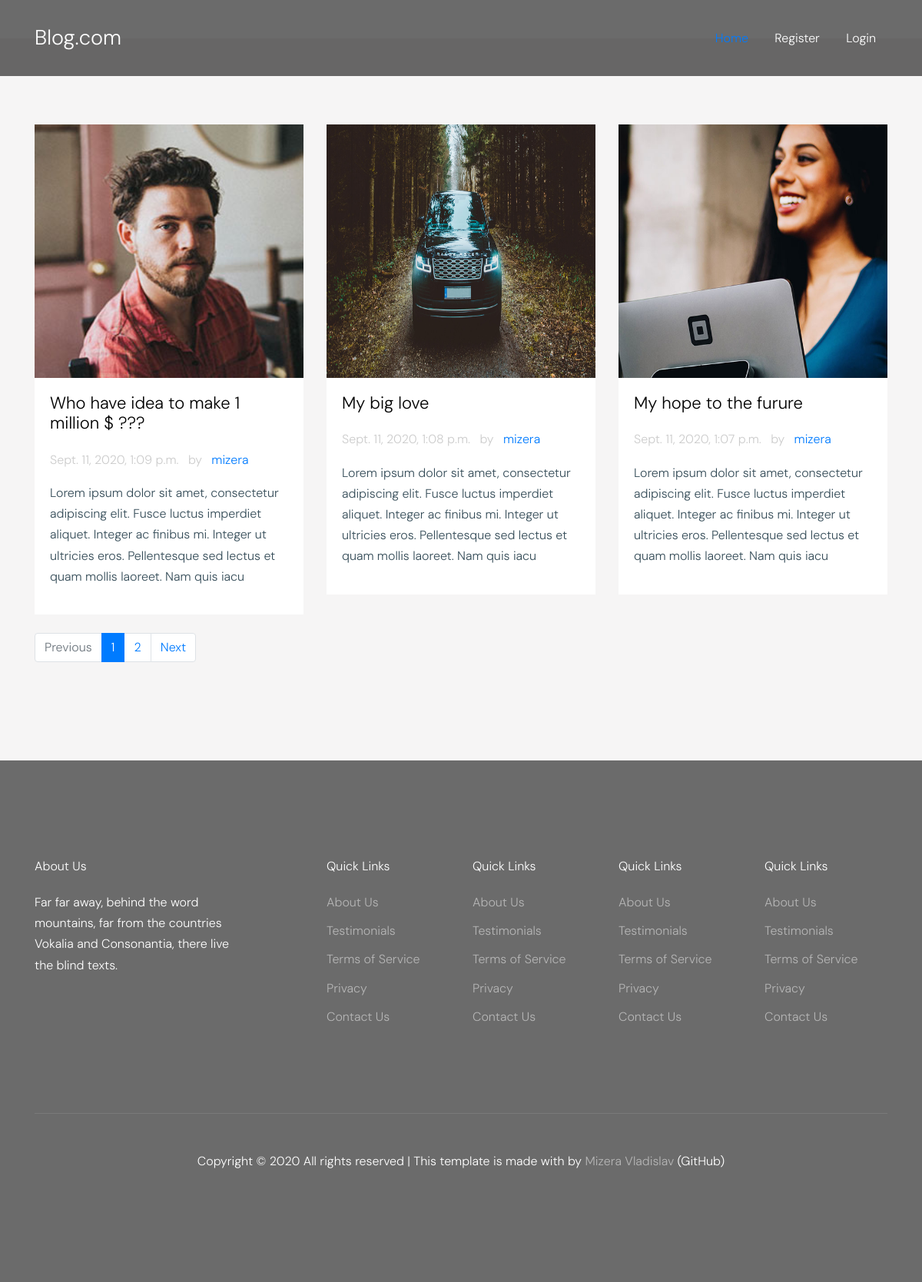
The page / on the database its author committed.
### pages/models.py (models this page shows, shortened)
class Post(models.Model):
    author = models.CharField(max_length=100)
    photo = models.ImageField(upload_to='photo_for_post', blank=True)
    title = models.CharField(max_length=200)
    preview_text = models.CharField(max_length=200)
    text_of_post = models.TextField(blank=True)
    is_published = models.BooleanField(default=True)
    publish_date = models.DateField(default=timezone.now)
    creation_date = models.DateTimeField()
    last_modified = models.DateTimeField()
    class Meta:
        ordering = ['-creation_date',]

### pages/views.py (the view)
# urls.py: path('', views.index, name="index"),
def index(request):
    post = Post.objects.all().filter(is_published=True)
    paginator = Paginator(post, 3)
    page = request.GET.get('page')
    pages_post = paginator.get_page(page)
    context = {
        "posts": pages_post,
    }
    return render(request, 'pages/index.html', context)

### templates/pages/index.html (shortened to what this page needs)
{% extends 'base.html' %}
{% load static  %}
{% block content %}
<div class="site-section bg-light">
    <div class="container">
        <div class="row">
            {% if posts %}
            {% for post in posts %}
            <div class="col-lg-4 col-md-6 mb-4">
                <div class="post-entry-1 h-100">
                    <a href="{% url 'single' post.id %}">
                        {% if post.photo %}
                        <img src="{{ post.photo.url }}" alt="Image" class="img-post">
                        {% else %}
                        <p></p>
                        {% endif %}
                    </a>
                    <div class="post-entry-1-contents">
                        <h2><a href="{% url 'single' post.id %}">{{post.title}}</a></h2>
                        <span class="meta d-inline-block mb-3">{{post.creation_date}} <span class="mx-2">by</span> <a
                                href="#">{{post.author}}</a></span>
                        <p>{{post.preview_text}}</p>
                    </div>
                </div>
            </div>
            {% endfor %}
            {% else %}
            <div class="col-1">
                <h1>Пока нет постой, до скорих встреч</h1>
            </div>
            {% endif %}
            <div class="col-12">
                {% if posts.has_other_pages %}
                <nav aria-label="Page navigation example">
                    <ul class="pagination">
                        {% if posts.has_previous %}
                        <li class="page-item"><a class="page-link"
                                href="?page={{posts.previous_page_number}}">Previous</a></li>
                        {% else %}
                        <li class="page-item disabled"><a class="page-link" href="#">Previous</a></li>
                        {% endif %}
                        {% for i in posts.paginator.page_range %}
                        {% if posts.number == i %}
                        <li class="page-item active"><a class="page-link" href="?page={{i}}">{{i}}</a></li>
                        {% else %}
                        <li class="page-item"><a class="page-link" href="?page={{i}}">{{i}}</a></li>
                        {% endif %}
                        {% endfor %}
                        {% if posts.has_next %}
                        <li class="page-item"><a class="page-link" href="?page={{posts.next_page_number}}">Next</a>
                        </li>
                        {% else %}
                        <li class="page-item disabled"><a class="page-link" href="#">Next</a></li>
                        {% endif %}
                    </ul>
                </nav>
                {% endif %}
            </div>
        </div>
    </div>
</div>
{% endblock %}

### templates/base.html (shortened to what this page needs)
{% load static  %}
<!DOCTYPE html>
<html lang="en">
<head>
    <link rel="stylesheet" href="{% static 'css/bootstrap.min.css' %}" />
    <link href="https://maxcdn.bootstrapcdn.com/font-awesome/4.3.0/css/font-awesome.min.css" rel="stylesheet">
    <link rel="stylesheet" href="{% static 'css/bootstrap-datepicker.css' %}" />
    <link rel="stylesheet" href="{% static 'css/jquery.fancybox.min.css' %}" />
    <link rel="stylesheet" href="{% static 'css/owl.carousel.min.css' %}" />
    <link rel="stylesheet" href="{% static 'css/owl.theme.default.min.css' %}" />
    <link rel="stylesheet" href="{% static 'fonts/flaticon/font/flaticon.css' %}" />
    <link rel="stylesheet" href="{% static 'css/aos.css' %}" />
    <link rel="stylesheet" href="{% static 'css/main.css' %}" />
    <link rel="stylesheet" href="https://use.fontawesome.com/releases/v5.8.1/css/all.css"
>
</head>
<body data-spy="scroll" data-target=".site-navbar-target" data-offset="300">
    {% include "partials/_navbar.html" %}
    {% block content %} {% endblock %}
    {% include "partials/_footer.html" %}
</body>
</html>

### templates/partials/_navbar.html (shortened to what this page needs)
<header class="site-navbar site-navbar-target" role="banner">
    <div class="container">
        <div class="row align-items-center position-relative">
            <div class="col-3 ">
                <div class="site-logo">
                    <a href="{% url 'index' %}">Blog.com</a>
                </div>
            </div>
            <div class="col-9  text-right">
                <nav class="site-navigation text-right ml-auto d-none d-lg-block" role="navigation">
                    <ul class="site-menu main-menu js-clone-nav ml-auto ">
                        <li {% if '/' == request.path %} class="active" {% endif %}><a
                                href="{% url 'index' %}" class="nav-link">Home</a></li>
                        {% if user.is_authenticated %}
                        <li><a class="nav-link">Welcom {{user.username}}</a></li>
                        <li><a href="http://127.0.0.1:8000/admin" class="nav-link">Admin-panel</a></li>
                        <li class='nav-item'><a href="javascript:{document.getElementById('logout').submit()}"
                                class="send_logout_form">Logout</a></li>
                        <form action="{% url 'logout' %}" method="POST" id='logout'>
                            {% csrf_token %}
                            <input type="hidden">
                        </form>
                        {% else %}
                        <li {% if 'register' in request.path %}class="active" {% else %}{% endif %}><a
                                href="{% url 'register' %}" class="nav-link">Register</a></li>
                        <li {% if 'login' in request.path %}class="active" {% else %}{% endif %}><a
                                href="{% url 'login' %}" class="nav-link">Login</a></li>
                        {% endif %}
                    </ul>
                </nav>
            </div>
        </div>
    </div>
</header>

### templates/partials/_footer.html (shortened to what this page needs)
<footer class="site-footer">
    <div class="container">
        <div class="row">
            <div class="col-lg-3">
                <h2 class="footer-heading mb-4">About Us</h2>
                <p>Far far away, behind the word mountains, far from the countries Vokalia and Consonantia, there live
                    the blind texts. </p>
            </div>
            <div class="col-lg-8 ml-auto">
                <div class="row">
                    <div class="col-lg-3">
                        <h2 class="footer-heading mb-4">Quick Links</h2>
                        <ul class="list-unstyled">
                            <li><a href="#">About Us</a></li>
                            <li><a href="#">Testimonials</a></li>
                            <li><a href="#">Terms of Service</a></li>
                            <li><a href="#">Privacy</a></li>
                            <li><a href="#">Contact Us</a></li>
                        </ul>
                    </div>
                    <div class="col-lg-3">
                        <h2 class="footer-heading mb-4">Quick Links</h2>
                        <ul class="list-unstyled">
                            <li><a href="#">About Us</a></li>
                            <li><a href="#">Testimonials</a></li>
                            <li><a href="#">Terms of Service</a></li>
                            <li><a href="#">Privacy</a></li>
                            <li><a href="#">Contact Us</a></li>
                        </ul>
                    </div>
                    <div class="col-lg-3">
                        <h2 class="footer-heading mb-4">Quick Links</h2>
                        <ul class="list-unstyled">
                            <li><a href="#">About Us</a></li>
                            <li><a href="#">Testimonials</a></li>
                            <li><a href="#">Terms of Service</a></li>
                            <li><a href="#">Privacy</a></li>
                            <li><a href="#">Contact Us</a></li>
                        </ul>
                    </div>
                    <div class="col-lg-3">
                        <h2 class="footer-heading mb-4">Quick Links</h2>
                        <ul class="list-unstyled">
                            <li><a href="#">About Us</a></li>
                            <li><a href="#">Testimonials</a></li>
                            <li><a href="#">Terms of Service</a></li>
                            <li><a href="#">Privacy</a></li>
                            <li><a href="#">Contact Us</a></li>
                        </ul>
                    </div>
                </div>
            </div>
        </div>
        <div class="row pt-5 mt-5 text-center">
            <div class="col-md-12">
                <div class="border-top pt-5">
                    <p>
                        Copyright &copy;
                        <script>document.write(new Date().getFullYear());</script> All rights reserved | This template
                        is made with  by <a
                            href="https://github.com/tot-samij88" target="_blank">Mizera Vladislav </a>(GitHub)
                    </p>
                </div>
            </div>
        </div>
    </div>
</footer>

### blog/static/css/main.css (style rules this page uses)
html { overflow-x: hidden; }
body { line-height: 1.7; color: #364d59 !important; font-weight: 300; font-size: 1rem; }
a { -webkit-transition: .3s all ease; -o-transition: .3s all ease; transition: .3s all ease; text-decoration: none; }
h1, h2, h3, h4, h5, .h1, .h2, .h3, .h4, .h5 { font-weight: 300; color: #364d59; }
.site-section { padding: 2.5em 0; margin-top: 50px; }
@media (min-width: 768px) { .site-section { padding: 5em 0; } }
.site-footer { padding: 4em 0; background-color: #00000094; }
@media (min-width: 768px) { .site-footer { padding: 8em 0; } }
.site-footer .border-top { border-top: 1px solid rgba(255, 255, 255, 0.1) !important; }
.site-footer p { color: #fff; }
.site-footer h2, .site-footer h3, .site-footer h4, .site-footer h5 { color: #fff; }
.site-footer a { color: rgba(255, 255, 255, 0.5); }
.site-footer ul li { margin-bottom: 10px; }
.site-footer .footer-heading { font-size: 16px; color: #fff; }
.site-navbar { margin-bottom: 0px; z-index: 1999; position: absolute; top: 0; width: 100%; padding: 1rem; background-color: #00000094; }
.site-navbar .site-logo { margin: 0; padding: 0; font-size: 1.7rem; }
.site-navbar .site-logo a { color: #fff; }
.site-navbar .site-navigation .site-menu { margin: 0; padding: 0; margin-bottom: 0; }
.site-navbar .site-navigation .site-menu .active { color: #007bff !important; }
.site-navbar .site-navigation .site-menu a { text-decoration: none !important; display: inline-block; }
.site-navbar .site-navigation .site-menu > li { display: inline-block; }
.site-navbar .site-navigation .site-menu > li > a { margin-left: 15px; margin-right: 15px; padding: 20px 0px; color: #fff !important; display: inline-block; text-decoration: none !important; }
.site-navbar .site-navigation .site-menu > li.active > a { color: #007bff !important; }
.site-mobile-menu .site-nav-wrap { padding: 0; margin: 0; list-style: none; position: relative; }
.site-mobile-menu .site-nav-wrap a { padding: 10px 20px; display: block; position: relative; color: #212529; }
.site-mobile-menu .site-nav-wrap li { position: relative; display: block; }
.site-mobile-menu .site-nav-wrap li.active > a { color: #007bff; }
.site-mobile-menu .site-nav-wrap > li { display: block; position: relative; float: left; width: 100%; }
.site-mobile-menu .site-nav-wrap > li > a { padding-left: 20px; font-size: 20px; }
.site-section { padding: 7rem 0; }
.bg-light { background-color: #f6f5f5 !important; }
.post-entry-1 .meta { color: #ccc; }
.post-entry-1 .post-entry-1-contents { background: #fff; padding: 20px; }
.post-entry-1 .post-entry-1-contents h2 { font-size: 22px; margin-bottom: 20px; }
.post-entry-1 .post-entry-1-contents h2 a { color: #000; }
.img-post { width: 100%; height: 330px; }

### rows shown on the page
Post: photo (picture), title "Who have idea to make 1 million $ ???", creation_date "Sept. 11, 2020, 1:09 p.m.", author "mizera", preview_text "Lorem ipsum dolor sit amet, consectetur adipiscing elit. Fusce luctus imperdiet aliquet. Integer ac finibus mi. Integer ut ultricies eros. Pellentesque sed lectus et quam mollis laoreet. Nam quis iacu"
Post: photo (picture), title "My big love", creation_date "Sept. 11, 2020, 1:08 p.m.", author "mizera", preview_text "Lorem ipsum dolor sit amet, consectetur adipiscing elit. Fusce luctus imperdiet aliquet. Integer ac finibus mi. Integer ut ultricies eros. Pellentesque sed lectus et quam mollis laoreet. Nam quis iacu"
Post: photo (picture), title "My hope to the furure", creation_date "Sept. 11, 2020, 1:07 p.m.", author "mizera", preview_text "Lorem ipsum dolor sit amet, consectetur adipiscing elit. Fusce luctus imperdiet aliquet. Integer ac finibus mi. Integer ut ultricies eros. Pellentesque sed lectus et quam mollis laoreet. Nam quis iacu"

### other values the page prints
{{ i }} "1"
{{ i }} "2"
